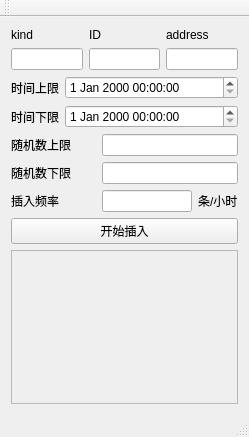
<?xml version="1.0" encoding="UTF-8"?>
<ui version="4.0">
 <class>MainWindow</class>
 <widget class="QMainWindow" name="MainWindow">
  <property name="geometry">
   <rect>
    <x>0</x>
    <y>0</y>
    <width>249</width>
    <height>437</height>
   </rect>
  </property>
  <property name="windowTitle">
   <string>MainWindow</string>
  </property>
  <widget class="QWidget" name="centralWidget">
   <layout class="QGridLayout" name="gridLayout_5">
    <item row="0" column="0">
     <layout class="QGridLayout" name="gridLayout_3">
      <item row="0" column="0">
       <layout class="QGridLayout" name="gridLayout">
        <item row="0" column="0">
         <widget class="QLabel" name="label">
          <property name="text">
           <string>kind</string>
          </property>
         </widget>
        </item>
        <item row="0" column="1">
         <widget class="QLabel" name="label_3">
          <property name="text">
           <string>ID</string>
          </property>
         </widget>
        </item>
        <item row="0" column="2">
         <widget class="QLabel" name="label_2">
          <property name="text">
           <string>address</string>
          </property>
         </widget>
        </item>
       </layout>
      </item>
      <item row="1" column="0">
       <layout class="QGridLayout" name="gridLayout_2">
        <item row="0" column="0">
         <widget class="QLineEdit" name="kindEdit"/>
        </item>
        <item row="0" column="1">
         <widget class="QLineEdit" name="IDEdit"/>
        </item>
        <item row="0" column="2">
         <widget class="QLineEdit" name="addressEdit"/>
        </item>
       </layout>
      </item>
     </layout>
    </item>
    <item row="1" column="0">
     <layout class="QGridLayout" name="gridLayout_4">
      <item row="0" column="1" colspan="4">
       <widget class="QDateTimeEdit" name="dateTimeEdit"/>
      </item>
      <item row="2" column="0" colspan="2">
       <widget class="QLabel" name="label_8">
        <property name="text">
         <string>随机数上限</string>
        </property>
       </widget>
      </item>
      <item row="0" column="0">
       <widget class="QLabel" name="label_4">
        <property name="text">
         <string>时间上限</string>
        </property>
       </widget>
      </item>
      <item row="1" column="0">
       <widget class="QLabel" name="label_5">
        <property name="text">
         <string>时间下限</string>
        </property>
       </widget>
      </item>
      <item row="3" column="0" colspan="2">
       <widget class="QLabel" name="label_9">
        <property name="text">
         <string>随机数下限</string>
        </property>
       </widget>
      </item>
      <item row="4" column="0">
       <widget class="QLabel" name="label_6">
        <property name="text">
         <string>插入频率</string>
        </property>
       </widget>
      </item>
      <item row="4" column="4">
       <widget class="QLabel" name="label_7">
        <property name="text">
         <string>条/小时</string>
        </property>
       </widget>
      </item>
      <item row="1" column="1" colspan="4">
       <widget class="QDateTimeEdit" name="dateTimeEdit_2"/>
      </item>
      <item row="3" column="2" colspan="3">
       <widget class="QLineEdit" name="downEdit"/>
      </item>
      <item row="2" column="2" colspan="3">
       <widget class="QLineEdit" name="UPlineEdit"/>
      </item>
      <item row="4" column="2" colspan="2">
       <widget class="QLineEdit" name="HZEdit"/>
      </item>
     </layout>
    </item>
    <item row="2" column="0">
     <widget class="QPushButton" name="pushButton">
      <property name="text">
       <string>开始插入</string>
      </property>
     </widget>
    </item>
    <item row="3" column="0">
     <widget class="QScrollArea" name="scrollArea">
      <property name="widgetResizable">
       <bool>true</bool>
      </property>
      <widget class="QWidget" name="scrollAreaWidgetContents">
       <property name="geometry">
        <rect>
         <x>0</x>
         <y>0</y>
         <width>225</width>
         <height>115</height>
        </rect>
       </property>
      </widget>
     </widget>
    </item>
   </layout>
  </widget>
  <widget class="QMenuBar" name="menuBar">
   <property name="geometry">
    <rect>
     <x>0</x>
     <y>0</y>
     <width>249</width>
     <height>26</height>
    </rect>
   </property>
  </widget>
  <widget class="QToolBar" name="mainToolBar">
   <attribute name="toolBarArea">
    <enum>TopToolBarArea</enum>
   </attribute>
   <attribute name="toolBarBreak">
    <bool>false</bool>
   </attribute>
  </widget>
  <widget class="QStatusBar" name="statusBar"/>
 </widget>
 <layoutdefault spacing="6" margin="11"/>
 <resources/>
 <connections/>
</ui>
